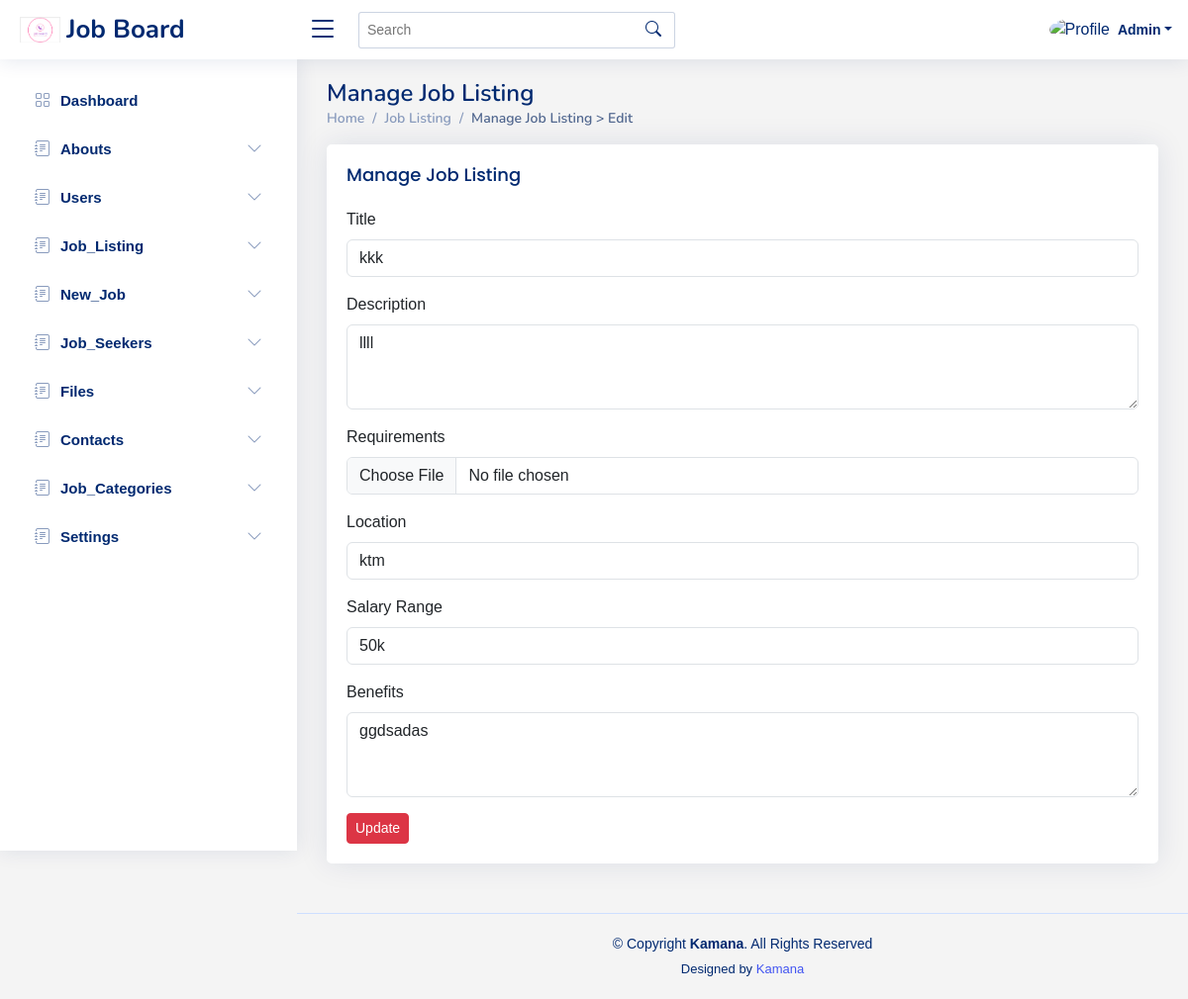
Page /admin/job_listings/edit.php?id=1 (signed in) on the committed database.
### tables this page shows
CREATE TABLE `job_listings` (
  `id` int(11) NOT NULL,
  `title` varchar(100) NOT NULL,
  `description` text NOT NULL,
  `requirements` text NOT NULL,
  `location` varchar(100) NOT NULL,
  `salary_range` varchar(100) NOT NULL,
  `benefits` text NOT NULL,
  `created_at` timestamp NOT NULL DEFAULT current_timestamp(),
  `updated_at` timestamp NOT NULL DEFAULT current_timestamp()
);

### admin/job_listings/edit.php (the view, shortened to what this page needs)
<?php require('../includes/header.php'); ?>
<?php require('../includes/navbar.php'); ?>
<?php require('../includes/sidebar.php'); ?>
<main id="main" class="main">
  <div class="pagetitle">
    <h1>Manage Job Listing</h1>
    <nav>
      <ol class="breadcrumb">
        <li class="breadcrumb-item"><a href="index.html">Home</a></li>
        <li class="breadcrumb-item">Job Listing</li>
        <li class="breadcrumb-item active">Manage Job Listing > Edit</li>
      </ol>
    </nav>
  </div>
  <section class="section">
    <div class="row">
      <div class="col-lg-12">
        <div class="card">
          <div class="card-body">
            <div class="d-flex align-items-center justify-content-between">
              <h5 class="card-title">Manage Job Listing</h5>
            </div>
            <?php
            if (isset($_GET['id'])) {
              $id = $_GET['id'];
              $query = "SELECT * FROM job_listings WHERE id = ?";
              if ($stmt = $con->prepare($query)) {
                $stmt->bind_param("i", $id);
                $stmt->execute();
                $result = $stmt->get_result();
                $data = $result->fetch_assoc();
              }
            }
            ?>location
            <form action="edit.php?id=<?php echo $id; ?>" method="post" enctype="multipart/form-data">
              <div class="mb-3">
                <label for="title" class="form-label">Title</label>
                <input type="text" class="form-control" id="title" name="title" value="<?php echo $data['title']; ?>" required>
              </div>
              <div class="mb-3">
                <label for="description" class="form-label">Description</label>
                <textarea class="form-control" id="description" name="description" rows="3" required><?php echo $data['description']; ?></textarea>
              </div>
              <div class="mb-3">
                <label for="requirements" class="form-label">Requirements</label>
                <input type="file" class="form-control" name="requirements" id="requirements">
              </div>
              <div class="mb-3">
                <label for="location" class="form-label">Location</label>
                <input type="text" class="form-control" id="location" name="location" value="<?php echo $data['location']; ?>" required>
              </div>
              <div class="mb-3">
                <label for="salary_range" class="form-label">Salary Range</label>
                <input type="text" class="form-control" id="salary_range" name="salary_range" value="<?php echo $data['salary_range']; ?>" required>
              </div>
              <div class="mb-3">
                <label for="benefits" class="form-label">Benefits</label>
                <textarea class="form-control" id="benefits" name="benefits" rows="3" required><?php echo $data['benefits']; ?></textarea>
              </div>
              <button type="submit" name="submit" class="btn btn-danger btn-sm">Update</button>
            </form>
          </div>
        </div>
      </div>
    </div>
  </section>
</main>
<?php require('../includes/footer.php'); ?>

### admin/assets/css/style.css (style rules this page uses)
:root { scroll-behavior: smooth; }
body { font-family: "Open Sans", sans-serif; background: #f6f9ff; color: #444444; }
a { color: #4154f1; text-decoration: none; }
h1, h2, h3, h4, h5, h6 { font-family: "Nunito", sans-serif; }
body { font-family: Arial, sans-serif; margin: 0; background-color: #f4f4f4; }
#main { margin-top: 60px; padding: 20px 30px; transition: all 0.3s; }
.pagetitle { margin-bottom: 10px; }
.pagetitle h1 { font-size: 24px; margin-bottom: 0; font-weight: 600; color: #012970; }
.card { margin-bottom: 30px; border: none; border-radius: 5px; box-shadow: 0px 0 30px rgba(1, 41, 112, 0.1); }
.card-title { padding: 20px 0 15px 0; font-size: 18px; font-weight: 500; color: #012970; font-family: "Poppins", sans-serif; }
.card-body { padding: 0 20px 20px 20px; }
.breadcrumb { font-size: 14px; font-family: "Nunito", sans-serif; color: #899bbd; font-weight: 600; }
.breadcrumb a { color: #899bbd; transition: 0.3s; }
.breadcrumb .breadcrumb-item::before { color: #899bbd; }
.breadcrumb .active { color: #51678f; font-weight: 600; }
@media (min-width: 1200px) { #main, #footer { margin-left: 300px; } }

### rows in the picture
job_listings: title "kkk", description "llll", location "ktm", salary_range "50k", benefits "ggdsadas"
